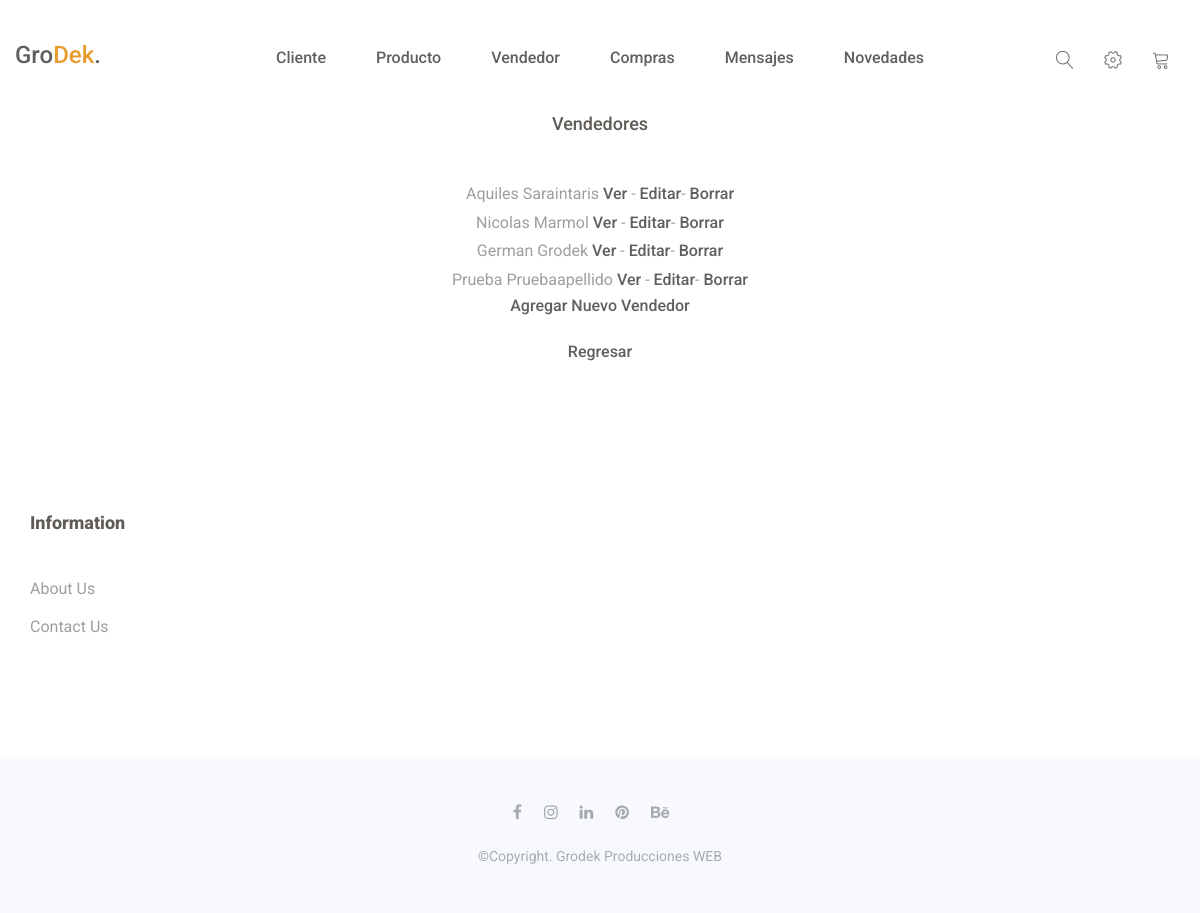
/vendedor/lista (signed in), run on the app's committed database.
### ECommerce/models.py (models this page shows, shortened)
class Vendedor(models.Model):
    idUser = models.ForeignKey(User, on_delete = models.CASCADE)
    nombre = models.CharField(max_length=40)
    apellido = models.CharField(max_length=40)
    email = models.EmailField()
    dni = models.IntegerField()
    cuil = models.IntegerField()
    salario = models.IntegerField()

### ECommerce/views.py (the view)
# urls.py: path('vendedor/lista', VendedorList.as_view(), name="ListaV"),
class VendedorList(PermissionRequiredMixin, ListView):
    permission_required = 'ECommerce.view_vendedor'
    model = Vendedor
    template_name = "ECommerce/vendedor_lista.html"

### ECommerce/Template/ECommerce/vendedor_lista.html (shortened to what this page needs)
{% extends 'ECommerce/inicio.html' %}
{% block main %}
<!DOCTYPE html>
<html lang="en">
<head>
</head>
<body>
   <center>
    <br>
    <br>
    <br>
    <br>
    <br>
    <h1>Vendedores</h1>
    <br>
    <br>
    <ul>
        {% for vendedor in object_list %}
            <li>
                <p>{{ vendedor.nombre }} {{ vendedor.apellido }}
                <a href="{% url 'DetalleV' vendedor.id %}">Ver</a> - <a href="{% url 'EditarV' vendedor.id %}">Editar</a>- <a href="{% url 'BorrarV' vendedor.id %}">Borrar</a></p>
            </li>
        {% endfor %}
        <a href="{% url 'NuevoV' %}">Agregar nuevo vendedor</a>
        <br>
        <br>
        <a href="{% url 'index' %}">Regresar</a>
    </ul>
</center>
</body>
</html>
{% endblock main %}

### ECommerce/static/assets/css/bootsnav.css (style rules this page uses)
body { -webkit-transition: all 0.3s ease-in-out; -moz-transition: all 0.3s ease-in-out; -o-transition: all 0.3s ease-in-out; -ms-transition: all 0.3s ease-in-out; transition: all 0.3s ease-in-out; }

### ECommerce/static/assets/css/style.css (style rules this page uses)
* { padding: 0; margin: 0; }
* { -webkit-box-sizing:border-box; -moz-box-sizing:border-box; -o-box-sizing:border-box; -ms-box-sizing:border-box; box-sizing:border-box; }
body { font-family: 'Roboto', sans-serif; font-size:16px; color:#a09e9c; background: #fff; text-transform: capitalize; max-width:1920px; margin:0 auto; overflow-x:hidden; }
a,a:hover,a:active,a:focus { display:inline-block; text-decoration:none; color: #616060; font-size:16px; padding:0; font-weight: 500; }
h1,h2,h3,h4,h5,h6 { margin: 0; color:#5f5b57; font-size: 18px; font-weight: 500; }
p { margin: 0; color:#a09e9c; font-size:16px; line-height: 1.8; }
ul { padding: 0; margin: 0 auto; list-style: none; }
ul li { list-style: none; }
html,body { height: 100%; }

### data on the page
Vendedor: nombre "Aquiles", apellido "Saraintaris"
Vendedor: nombre "Nicolas", apellido "Marmol"
Vendedor: nombre "German", apellido "Grodek"
Vendedor: nombre "Prueba", apellido "Pruebaapellido"
